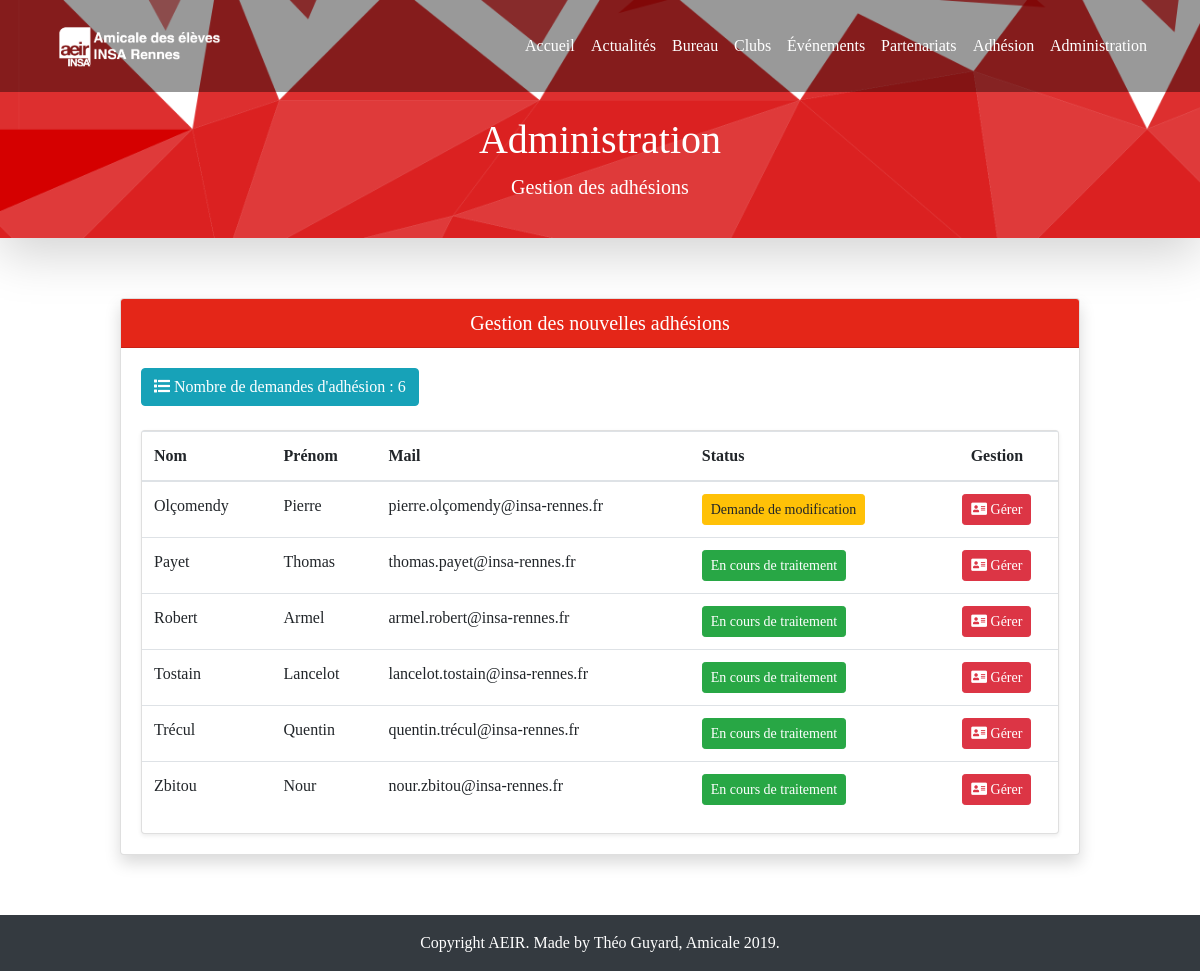
The app's page /administration/new_adherent_list (signed in) with its own data.
### adhesion/models.py (models this page shows, shortened)
class Adhesion(models.Model):
    first_name = models.CharField(max_length=200)
    last_name = models.CharField(max_length=200)
    birthday = models.DateField(default=datetime.date.today)
    email = models.EmailField()
    picture = StdImageField(
        upload_to="adhesion_aeir",
        validators=[MinSizeValidator(230, 292), MaxSizeValidator(1080, 720)],
        variations={"thumbnail": {"width": 230, "height": 292, "crop": True}},
    )
    insa_student = models.BooleanField(default=False)
    school_year = models.CharField(max_length=200, choices=SCHOOL_YEAR)
    departement = models.CharField(max_length=200, choices=DEPARTEMENT)
    adhesion_date = models.DateField(auto_now_add=True)
    card_id = models.CharField(max_length=8, default=random_id)
    card_pwd = models.CharField(max_length=8, default=random_id)
    paid = models.BooleanField(default=False)
    valid_infos = models.BooleanField(default=True)

### administration/views.py (the view, shortened to what this page needs)
class AdministrationNewAdherentListView(
    UserPassesTestMixin, LoginRequiredMixin, ListView
):
    login_url = "administration_login"
    template_name = "administration/new_adherent_list.html"
    model = Adhesion
    paginate_by = 10
    def get_context_data(self, **kwargs):
        context = super().get_context_data(**kwargs)
        context["page_title"] = "Administration"
        context["page_subtitle"] = "Gestion des adhésions"
        context["number"] = len(self.get_queryset())
        return context
    def get_queryset(self):
        return Adhesion.objects.filter(paid=False).order_by("first_name")
    def test_func(self):
        return self.request.user.groups.filter(name="Adhesion AEIR management").exists()

### templates/administration/new_adherent_list.html (shortened to what this page needs)
{% extends 'base.html' %}
{% block content %}
<div class="card shadow">
    <h5 class="card-header bg-primary text-white text-center">Gestion des nouvelles adhésions</h5>
    <div class="card-body">
        <div class="row">
            <div class="col-md-6 float-left">
                <div class="btn btn-info"><i class="fas fa-list"></i> Nombre de demandes d'adhésion : {{ number }}</div>
            </div>
        </div>
        <div class="row">
            <div class="col-12 mt-4">
                <div class="card shadow-sm">
                    <form method="post">
                        <table class="table table-hover">
                            <thead>
                                <tr>
                                <th scope="col">Nom</th>
                                <th scope="col">Prénom</th>
                                <th scope="col">Mail</th>
                                <th scope="col">Status</th>
                                <th class="text-center" scope="col">Gestion</th>
                                </tr>
                            </thead>
                            <tbody>
                                {% if object_list %}
                                    {% for obj in object_list %}
                                        <tr>
                                        <td>{{ obj.first_name }}</td>
                                        <td>{{ obj.last_name }}</td>
                                        <td>{{ obj.email }}</td>
                                        {% if obj.valid_infos %}
                                            <td><button class="btn btn-sm btn-success">En cours de traitement</button></td>
                                        {% else %}
                                            <td><button class="btn btn-sm btn-warning">Demande de modification</button></td>
                                        {% endif %}
                                        <td class="text-center"><a class="btn btn-sm btn-danger" name="card" href="{% url 'new_adherent_detail' obj.pk %}"><i class="fa fa-address-card"></i> Gérer</a></td>
                                        </tr>
                                    {% endfor %}
                                {% endif %}
                            </tbody>
                        </table>
                    </form>
                </div>
            </div>
        </div>
    </div>
</div>
{% endblock %}

### static/css/style.css (style rules this page uses)
html, body { font-family: "DIN-pro"; height: 100%; }

### records on screen
Adhesion: first_name "Olçomendy", last_name "Pierre", email "pierre.olçomendy@insa-rennes.fr", valid_infos "Demande de modification"
Adhesion: first_name "Payet", last_name "Thomas", email "thomas.payet@insa-rennes.fr", valid_infos "En cours de traitement"
Adhesion: first_name "Robert", last_name "Armel", email "armel.robert@insa-rennes.fr", valid_infos "En cours de traitement"
Adhesion: first_name "Tostain", last_name "Lancelot", email "lancelot.tostain@insa-rennes.fr", valid_infos "En cours de traitement"
Adhesion: first_name "Trécul", last_name "Quentin", email "quentin.trécul@insa-rennes.fr", valid_infos "En cours de traitement"
Adhesion: first_name "Zbitou", last_name "Nour", email "nour.zbitou@insa-rennes.fr", valid_infos "En cours de traitement"

### other values on screen
{{ page_title }} "Administration"
{{ page_subtitle }} "Gestion des adhésions"
{{ number }} "6"
